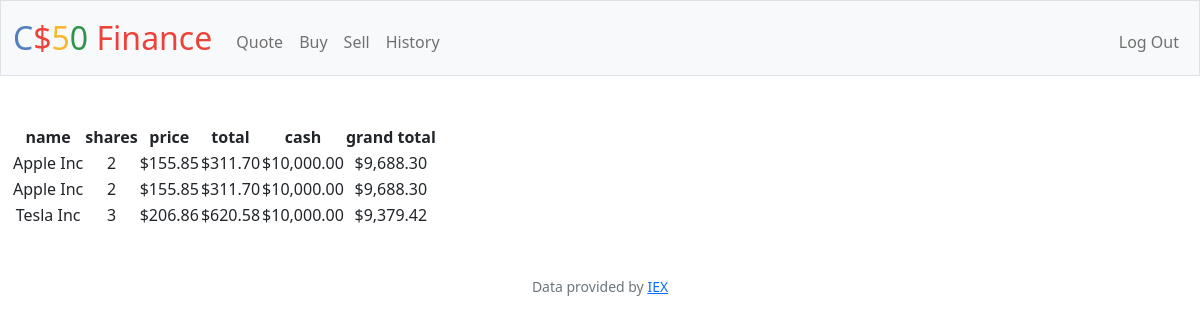
Screenshot of / (signed in) with the database file from the repository.
### tables this page shows
CREATE TABLE 'transactions' ('id' INTEGER PRIMARY KEY AUTOINCREMENT NOT NULL, 'user_id' INTEGER NOT NULL, 'name' TEXT NOT NULL, 'shares' INTEGER NOT NULL, 'price' NUMERIC NOT NULL, 'type' TEXT NOT NULL, 'symbol' TEXT NOT NULL, 'time' DATETIME DEFAULT CURRENT_TIMESTAMP);

CREATE TABLE users (id INTEGER PRIMARY KEY AUTOINCREMENT NOT NULL, username TEXT NOT NULL, hash TEXT NOT NULL, cash NUMERIC NOT NULL DEFAULT 10000.00);

### app.py (the view)
@app.route("/")
@login_required
def index():
    user_id = session["user_id"]
    cash = db.execute("SELECT cash FROM users WHERE id = ?", user_id)[0]["cash"]
    profile_1 = db.execute("SELECT * FROM transactions")
    return render_template("index.html", profile_1 = profile_1, cash = cash, usd=usd)

### app.py (called while the page is built)
@app.after_request
def after_request(response):
    response.headers["Cache-Control"] = "no-cache, no-store, must-revalidate"
    response.headers["Expires"] = 0
    response.headers["Pragma"] = "no-cache"
    return response

### helpers.py (called while the page is built)
def login_required(f):
    @wraps(f)
    def decorated_function(*args, **kwargs):
        if session.get("user_id") is None:
            return redirect("/login")
        return f(*args, **kwargs)
    return decorated_function

def usd(value):
    return f"${value:,.2f}"

### templates/index.html (shortened to what this page needs)
{% extends "layout.html" %}
{% block main %}
<table>
    <thead>
        <tr>
            <th>name</th> <th>shares</th> <th>price</th> <th>total</th> <th>cash</th> <th>grand total</th>
        </tr>
    </thead>
    <tbody>
            {% for data in profile_1 %}
            <tr>
                <td>
                    {{data.name}}
                </td>
                <td>
                    {{data.shares}}
                </td>
                <td>
                    {{usd(data.price)}}
                </td>
                <td>
                    {{usd(data.shares * data.price)}}
                </td>
                <td>
                    {{usd(cash)}}
                </td>
                <td>
                    {{usd(cash - (data.shares*data.price))}}
                </td>
            </tr>
            {% endfor %}
    </tbody>
</table>
{% endblock %}

### rows the page displays
transactions: name "Apple Inc", shares "2", price "$155.85", usd(data.shares*data.price) "$311.70"
users: cash "$10,000.00", usd(cash-(data.shares*data.price)) "$9,688.30", usd(cash-(data.shares*data.price)) "$9,379.42"
transactions: name "Apple Inc", shares "2", price "$155.85", usd(data.shares*data.price) "$311.70"
transactions: name "Tesla Inc", shares "3", price "$206.86", usd(data.shares*data.price) "$620.58"
